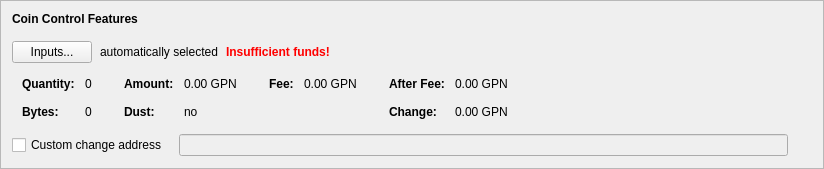
      <widget class="QFrame" name="frameCoinControl">
       <property name="sizePolicy">
        <sizepolicy hsizetype="Preferred" vsizetype="Fixed">
         <horstretch>0</horstretch>
         <verstretch>0</verstretch>
        </sizepolicy>
       </property>
       <property name="frameShape">
        <enum>QFrame::StyledPanel</enum>
       </property>
       <property name="frameShadow">
        <enum>QFrame::Raised</enum>
       </property>
       <layout class="QVBoxLayout" name="verticalLayout_4">
        <item>
         <layout class="QVBoxLayout" name="verticalLayoutCoinControl" stretch="0,0,0,0,0">
          <property name="spacing">
           <number>0</number>
          </property>
          <property name="sizeConstraint">
           <enum>QLayout::SetDefaultConstraint</enum>
          </property>
          <property name="leftMargin">
           <number>0</number>
          </property>
          <property name="topMargin">
           <number>0</number>
          </property>
          <item>
           <layout class="QHBoxLayout" name="horizontalLayoutCoinControl1">
            <property name="bottomMargin">
             <number>15</number>
            </property>
            <item>
             <widget class="QLabel" name="labelCoinControlFeatures">
              <property name="sizePolicy">
               <sizepolicy hsizetype="Preferred" vsizetype="Maximum">
                <horstretch>0</horstretch>
                <verstretch>0</verstretch>
               </sizepolicy>
              </property>
              <property name="font">
               <font>
                <weight>75</weight>
                <bold>true</bold>
               </font>
              </property>
              <property name="styleSheet">
               <string notr="true">font-weight:bold;</string>
              </property>
              <property name="text">
               <string>Coin Control Features</string>
              </property>
             </widget>
            </item>
           </layout>
          </item>
          <item>
           <layout class="QHBoxLayout" name="horizontalLayoutCoinControl2" stretch="0,0,0,0">
            <property name="spacing">
             <number>8</number>
            </property>
            <property name="bottomMargin">
             <number>10</number>
            </property>
            <item>
             <widget class="QPushButton" name="pushButtonCoinControl">
              <property name="styleSheet">
               <string notr="true"/>
              </property>
              <property name="text">
               <string>Inputs...</string>
              </property>
              <property name="autoDefault">
               <bool>false</bool>
              </property>
             </widget>
            </item>
            <item>
             <widget class="QLabel" name="labelCoinControlAutomaticallySelected">
              <property name="text">
               <string>automatically selected</string>
              </property>
              <property name="margin">
               <number>5</number>
              </property>
             </widget>
            </item>
            <item>
             <widget class="QLabel" name="labelCoinControlInsuffFunds">
              <property name="font">
               <font>
                <weight>75</weight>
                <bold>true</bold>
               </font>
              </property>
              <property name="styleSheet">
               <string notr="true">color:red;font-weight:bold;</string>
              </property>
              <property name="text">
               <string>Insufficient funds!</string>
              </property>
              <property name="margin">
               <number>5</number>
              </property>
             </widget>
            </item>
            <item>
             <spacer name="horizontalSpacerCoinControl">
              <property name="orientation">
               <enum>Qt::Horizontal</enum>
              </property>
              <property name="sizeHint" stdset="0">
               <size>
                <width>40</width>
                <height>1</height>
               </size>
              </property>
             </spacer>
            </item>
           </layout>
          </item>
          <item>
           <widget class="QWidget" name="widgetCoinControl" native="true">
            <property name="sizePolicy">
             <sizepolicy hsizetype="Preferred" vsizetype="Preferred">
              <horstretch>0</horstretch>
              <verstretch>0</verstretch>
             </sizepolicy>
            </property>
            <property name="minimumSize">
             <size>
              <width>0</width>
              <height>0</height>
             </size>
            </property>
            <property name="styleSheet">
             <string notr="true"/>
            </property>
            <layout class="QHBoxLayout" name="horizontalLayoutCoinControl5">
             <property name="leftMargin">
              <number>0</number>
             </property>
             <property name="topMargin">
              <number>0</number>
             </property>
             <property name="rightMargin">
              <number>0</number>
             </property>
             <property name="bottomMargin">
              <number>0</number>
             </property>
             <item>
              <layout class="QHBoxLayout" name="horizontalLayoutCoinControl3" stretch="0,0,0,1">
               <property name="spacing">
                <number>20</number>
               </property>
               <property name="topMargin">
                <number>0</number>
               </property>
               <property name="bottomMargin">
                <number>10</number>
               </property>
               <item>
                <layout class="QFormLayout" name="formLayoutCoinControl1">
                 <property name="horizontalSpacing">
                  <number>10</number>
                 </property>
                 <property name="verticalSpacing">
                  <number>14</number>
                 </property>
                 <property name="leftMargin">
                  <number>10</number>
                 </property>
                 <property name="topMargin">
                  <number>4</number>
                 </property>
                 <property name="rightMargin">
                  <number>6</number>
                 </property>
                 <item row="0" column="0">
                  <widget class="QLabel" name="labelCoinControlQuantityText">
                   <property name="font">
                    <font>
                     <weight>75</weight>
                     <bold>true</bold>
                    </font>
                   </property>
                   <property name="text">
                    <string>Quantity:</string>
                   </property>
                   <property name="margin">
                    <number>0</number>
                   </property>
                  </widget>
                 </item>
                 <item row="0" column="1">
                  <widget class="QLabel" name="labelCoinControlQuantity">
                   <property name="cursor">
                    <cursorShape>IBeamCursor</cursorShape>
                   </property>
                   <property name="contextMenuPolicy">
                    <enum>Qt::ActionsContextMenu</enum>
                   </property>
                   <property name="text">
                    <string notr="true">0</string>
                   </property>
                   <property name="margin">
                    <number>0</number>
                   </property>
                   <property name="textInteractionFlags">
                    <set>Qt::LinksAccessibleByMouse|Qt::TextSelectableByKeyboard|Qt::TextSelectableByMouse</set>
                   </property>
                  </widget>
                 </item>
                 <item row="1" column="0">
                  <widget class="QLabel" name="labelCoinControlBytesText">
                   <property name="font">
                    <font>
                     <weight>75</weight>
                     <bold>true</bold>
                    </font>
                   </property>
                   <property name="text">
                    <string>Bytes:</string>
                   </property>
                  </widget>
                 </item>
                 <item row="1" column="1">
                  <widget class="QLabel" name="labelCoinControlBytes">
                   <property name="cursor">
                    <cursorShape>IBeamCursor</cursorShape>
                   </property>
                   <property name="contextMenuPolicy">
                    <enum>Qt::ActionsContextMenu</enum>
                   </property>
                   <property name="text">
                    <string notr="true">0</string>
                   </property>
                   <property name="textInteractionFlags">
                    <set>Qt::LinksAccessibleByMouse|Qt::TextSelectableByKeyboard|Qt::TextSelectableByMouse</set>
                   </property>
                  </widget>
                 </item>
                </layout>
               </item>
               <item>
                <layout class="QFormLayout" name="formLayoutCoinControl2">
                 <property name="horizontalSpacing">
                  <number>10</number>
                 </property>
                 <property name="verticalSpacing">
                  <number>14</number>
                 </property>
                 <property name="leftMargin">
                  <number>6</number>
                 </property>
                 <property name="topMargin">
                  <number>4</number>
                 </property>
                 <property name="rightMargin">
                  <number>6</number>
                 </property>
                 <item row="0" column="0">
                  <widget class="QLabel" name="labelCoinControlAmountText">
                   <property name="font">
                    <font>
                     <weight>75</weight>
                     <bold>true</bold>
                    </font>
                   </property>
                   <property name="text">
                    <string>Amount:</string>
                   </property>
                   <property name="margin">
                    <number>0</number>
                   </property>
                  </widget>
                 </item>
                 <item row="0" column="1">
                  <widget class="QLabel" name="labelCoinControlAmount">
                   <property name="cursor">
                    <cursorShape>IBeamCursor</cursorShape>
                   </property>
                   <property name="contextMenuPolicy">
                    <enum>Qt::ActionsContextMenu</enum>
                   </property>
                   <property name="text">
                    <string notr="true">0.00 GPN</string>
                   </property>
                   <property name="textInteractionFlags">
                    <set>Qt::LinksAccessibleByMouse|Qt::TextSelectableByKeyboard|Qt::TextSelectableByMouse</set>
                   </property>
                  </widget>
                 </item>
                 <item row="1" column="0">
                  <widget class="QLabel" name="labelCoinControlLowOutputText">
                   <property name="font">
                    <font>
                     <weight>75</weight>
                     <bold>true</bold>
                    </font>
                   </property>
                   <property name="text">
                    <string>Dust:</string>
                   </property>
                  </widget>
                 </item>
                 <item row="1" column="1">
                  <widget class="QLabel" name="labelCoinControlLowOutput">
                   <property name="cursor">
                    <cursorShape>IBeamCursor</cursorShape>
                   </property>
                   <property name="contextMenuPolicy">
                    <enum>Qt::ActionsContextMenu</enum>
                   </property>
                   <property name="text">
                    <string notr="true">no</string>
                   </property>
                   <property name="textInteractionFlags">
                    <set>Qt::LinksAccessibleByMouse|Qt::TextSelectableByKeyboard|Qt::TextSelectableByMouse</set>
                   </property>
                  </widget>
                 </item>
                </layout>
               </item>
               <item>
                <layout class="QFormLayout" name="formLayoutCoinControl3">
                 <property name="horizontalSpacing">
                  <number>10</number>
                 </property>
                 <property name="verticalSpacing">
                  <number>14</number>
                 </property>
                 <property name="leftMargin">
                  <number>6</number>
                 </property>
                 <property name="topMargin">
                  <number>4</number>
                 </property>
                 <property name="rightMargin">
                  <number>6</number>
                 </property>
                 <item row="0" column="0">
                  <widget class="QLabel" name="labelCoinControlFeeText">
                   <property name="font">
                    <font>
                     <weight>75</weight>
                     <bold>true</bold>
                    </font>
                   </property>
                   <property name="text">
                    <string>Fee:</string>
                   </property>
                   <property name="margin">
                    <number>0</number>
                   </property>
                  </widget>
                 </item>
                 <item row="0" column="1">
                  <widget class="QLabel" name="labelCoinControlFee">
                   <property name="cursor">
                    <cursorShape>IBeamCursor</cursorShape>
                   </property>
                   <property name="contextMenuPolicy">
                    <enum>Qt::ActionsContextMenu</enum>
                   </property>
                   <property name="text">
                    <string notr="true">0.00 GPN</string>
                   </property>
                   <property name="textInteractionFlags">
                    <set>Qt::LinksAccessibleByMouse|Qt::TextSelectableByKeyboard|Qt::TextSelectableByMouse</set>
                   </property>
                  </widget>
                 </item>
                </layout>
               </item>
               <item>
                <layout class="QFormLayout" name="formLayoutCoinControl4">
                 <property name="horizontalSpacing">
                  <number>10</number>
                 </property>
                 <property name="verticalSpacing">
                  <number>14</number>
                 </property>
                 <property name="leftMargin">
                  <number>6</number>
                 </property>
                 <property name="topMargin">
                  <number>4</number>
                 </property>
                 <property name="rightMargin">
                  <number>6</number>
                 </property>
                 <item row="0" column="0">
                  <widget class="QLabel" name="labelCoinControlAfterFeeText">
                   <property name="font">
                    <font>
                     <weight>75</weight>
                     <bold>true</bold>
                    </font>
                   </property>
                   <property name="text">
                    <string>After Fee:</string>
                   </property>
                   <property name="margin">
                    <number>0</number>
                   </property>
                  </widget>
                 </item>
                 <item row="0" column="1">
                  <widget class="QLabel" name="labelCoinControlAfterFee">
                   <property name="cursor">
                    <cursorShape>IBeamCursor</cursorShape>
                   </property>
                   <property name="contextMenuPolicy">
                    <enum>Qt::ActionsContextMenu</enum>
                   </property>
                   <property name="text">
                    <string notr="true">0.00 GPN</string>
                   </property>
                   <property name="textInteractionFlags">
                    <set>Qt::LinksAccessibleByMouse|Qt::TextSelectableByKeyboard|Qt::TextSelectableByMouse</set>
                   </property>
                  </widget>
                 </item>
                 <item row="1" column="0">
                  <widget class="QLabel" name="labelCoinControlChangeText">
                   <property name="font">
                    <font>
                     <weight>75</weight>
                     <bold>true</bold>
                    </font>
                   </property>
                   <property name="text">
                    <string>Change:</string>
                   </property>
                  </widget>
                 </item>
                 <item row="1" column="1">
                  <widget class="QLabel" name="labelCoinControlChange">
                   <property name="cursor">
                    <cursorShape>IBeamCursor</cursorShape>
                   </property>
                   <property name="contextMenuPolicy">
                    <enum>Qt::ActionsContextMenu</enum>
                   </property>
                   <property name="text">
                    <string notr="true">0.00 GPN</string>
                   </property>
                   <property name="textInteractionFlags">
                    <set>Qt::LinksAccessibleByMouse|Qt::TextSelectableByKeyboard|Qt::TextSelectableByMouse</set>
                   </property>
                  </widget>
                 </item>
                </layout>
               </item>
              </layout>
             </item>
            </layout>
           </widget>
          </item>
          <item>
           <layout class="QHBoxLayout" name="horizontalLayoutCoinControl4" stretch="0,0,0">
            <property name="spacing">
             <number>12</number>
            </property>
            <property name="sizeConstraint">
             <enum>QLayout::SetDefaultConstraint</enum>
            </property>
            <property name="topMargin">
             <number>5</number>
            </property>
            <property name="rightMargin">
             <number>5</number>
            </property>
            <item>
             <widget class="QCheckBox" name="checkBoxCoinControlChange">
              <property name="toolTip">
               <string>If this is activated, but the change address is empty or invalid, change will be sent to a newly generated address.</string>
              </property>
              <property name="text">
               <string>Custom change address</string>
              </property>
             </widget>
            </item>
            <item>
             <widget class="QValidatedLineEdit" name="lineEditCoinControlChange">
              <property name="enabled">
               <bool>false</bool>
              </property>
              <property name="sizePolicy">
               <sizepolicy hsizetype="Expanding" vsizetype="Fixed">
                <horstretch>0</horstretch>
                <verstretch>0</verstretch>
               </sizepolicy>
              </property>
             </widget>
            </item>
            <item>
             <widget class="QLabel" name="labelCoinControlChangeLabel">
              <property name="sizePolicy">
               <sizepolicy hsizetype="Preferred" vsizetype="Expanding">
                <horstretch>0</horstretch>
                <verstretch>0</verstretch>
               </sizepolicy>
              </property>
              <property name="minimumSize">
               <size>
                <width>0</width>
                <height>0</height>
               </size>
              </property>
              <property name="text">
               <string/>
              </property>
              <property name="margin">
               <number>3</number>
              </property>
             </widget>
            </item>
           </layout>
          </item>
          <item>
           <spacer name="verticalSpacerCoinControl">
            <property name="orientation">
             <enum>Qt::Vertical</enum>
            </property>
            <property name="sizeType">
             <enum>QSizePolicy::Expanding</enum>
            </property>
            <property name="sizeHint" stdset="0">
             <size>
              <width>800</width>
              <height>1</height>
             </size>
            </property>
           </spacer>
          </item>
         </layout>
        </item>
       </layout>
      </widget>
